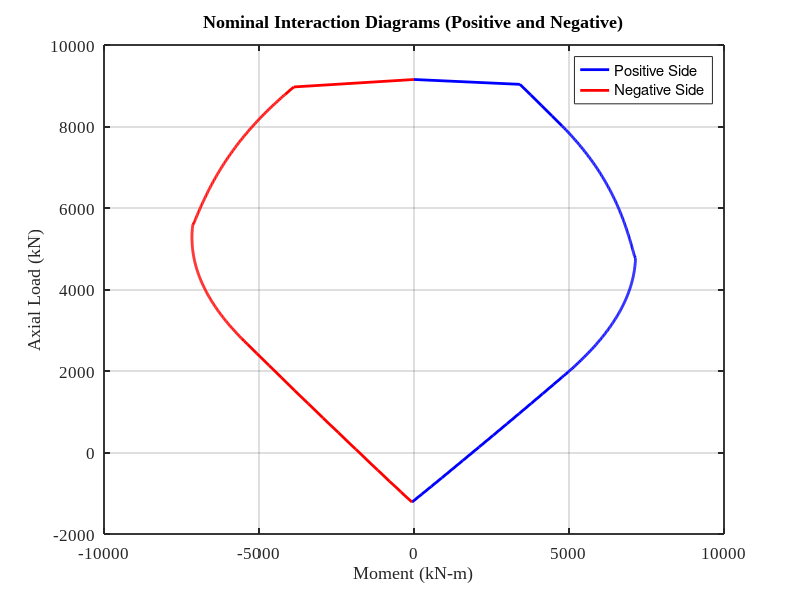
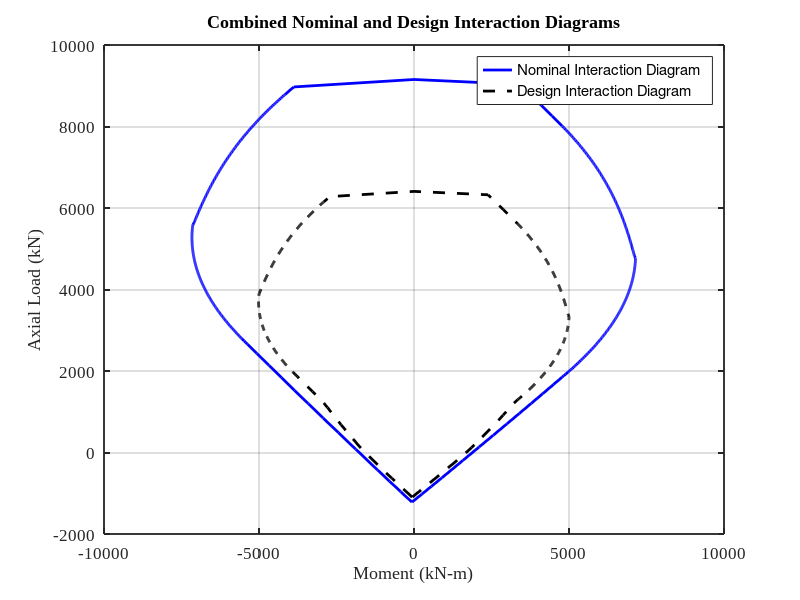

These charts were generated, in order, by the following MATLAB code: (Note: this script raises an error after producing the figures.)
% =========================================================================
% INTERACTION DIAGRAM GENERATOR FOR REINFORCED CONCRETE T-WALL SECTIONS
% =========================================================================
% 
% Author:  Victor Calderón (November 2019)
% Updated: Jefferson De la Cuba (February 2025) 
% ------------------------------------------------------------------------
% Academic/Professional Purpose: Generates nominal and design interaction 
% diagrams (P-M curves) for reinforced concrete T-walls per ACI 318. 
% Performs strain compatibility analysis and considers material nonlinearity.
%
% Inputs:
%   - Material Properties: 
%       • fpc = Concrete compressive strength [kg/cm²]
%       • fy = Steel yield strength [kg/cm²]
%       • Es = Steel elastic modulus [kg/cm²]
%   - Geometric Properties: 
%       • Cross-section dimensions (b_1, b_2, b_3, h_1, h_2, h_3) [cm]
%       • Reinforcement layout (As, eid arrays) [cm², cm]
%   - External Data: 
%       • C_M33.txt - Applied loads dataset [kN, kN-m] 
%         (Located in ../datasets directory)
% Outputs:
%   - PNG Figures: 
%       1. Nominal_Interaction_Diagram.png
%       2. Design_Interaction_Diagram.png 
%       3. Applied_Loads_Diagram.png
%   - Console: 
%       • Maximum axial capacity [kN]
%       • Validation messages for path handling


clear
close all
clc

%% Directory Configuration
[scriptPath, ~] = fileparts(mfilename('fullpath')); % Get current script path

% Configure output directory using path traversal
outputDir = fullfile(scriptPath, '..', 'outputs');
if ~exist(outputDir, 'dir')
    mkdir(outputDir);
    fprintf('Created output directory: %s\n', outputDir);
end

%% Interaction Diagram - T-Wall

% Element Properties
fpc = 210;           % Concrete compressive strength (kg/cm²)
beta_c = 0.85;       % Compression block factor for concrete
fy = 4200;           % Steel yield strength (kg/cm²)
Es = 2.0e+06;        % Modulus of elasticity of steel (kg/cm²)
ey = 0.0020;         % Steel yield strain (unit strain)
ecu = 0.003;         % Ultimate concrete compressive strain (per ACI-318)

% Geometric Properties (cm)
% Element 1: Top rectangle (smaller dimension)
% Element 2: Web
% Element 3: Bottom rectangle (larger dimension)
b_1 = 130;           % Width of Element 1 (cm)
b_2 = 10;            % Width of the web (cm)
b_3 = 172;           % Width of Element 3 (cm)
h_1 = 10;            % Height of Element 1 (cm)
h_2 = 285;           % Height of the web (cm)
h_3 = 10;            % Height of Element 3 (cm)
Ag = b_1*h_1 + b_2*h_2 + b_3*h_3;  % Gross area (cm²)

%% Reinforcement Distribution

n = 19;  % Number of reinforcement layers

% From top to bottom:
As = [9.41; 1.13; repmat(0.5,15,1); 1.13; 10.41];   % Reinforcement area per layer (cm²)
eid = [5; 5; 3; repmat(20,14,1); 2; 5];                % Spacing between bars (cm)
ei = [];  % Vertical positions of reinforcement (cm)

% Calculate cumulative vertical distances for reinforcement layers
for i = 1:length(eid)-1
    ei(1) = eid(1);
    ei = [ei, ei(i) + eid(i+1)];
end
ei = ei';

n_c = 1; % Increment for neutral axis depth

%% Compression Analysis

% Calculate the centroid of the gross section (from top to bottom)
y_c_1 = ((b_1*h_1^2)/2 + b_2*h_2*(h_1 + h_2/2) + b_3*h_3*(h_1 + h_2 + h_3/2)) / ...
        (b_1*h_1 + b_2*h_2 + b_3*h_3);
y_c_2 = (h_1 + h_2 + h_3) - y_c_1;

% Define the range for the neutral axis depth 'c' (cm)
c = 0.00001:n_c:(h_1+h_2+h_3) + 0.6*(h_1+h_2+h_3);  % Adjust this range as needed

e_i_a = [];  % Array to store strains in reinforcement layers

% Prepare arrays for the reversed reinforcement distribution (for the negative side)
As_2 = [];
ei_2 = [];
As_1 = As;  % Backup of the original reinforcement distribution

for i_3 = 0:length(As)-1
    As_2 = [As_2; As(n - i_3)];
    ei_2 = [ei_2; (h_1 + h_2 + h_3) - ei(n - i_3)];
end

flag = 0;

% Maximum compression load with stirrups (kN)
force_conversion = 101.97; % Conversion factor from kgf to kN
moment_conversion = 10197; % Conversion factor from kgf·cm to kN·m

P_n_max = 0.8 * (0.85 * fpc * (Ag - sum(As)) + fy * sum(As)) / force_conversion;  % (kN)
lim_1 = h_1;
lim_2 = h_1 + h_2;

while flag == 0 || flag == 1
    % Initialize arrays for each neutral axis depth iteration
    a = zeros(length(c),1);
    P_n = zeros(length(c),1);
    P_real = zeros(length(c),1);
    M_n = zeros(length(c),1);
    M_real = zeros(length(c),1);
    phi_Mn = zeros(length(c),1);
    phi_Pn = zeros(length(c),1);

    for i = 1:length(c)
        e_i = zeros(length(As),1);
        f_s = zeros(length(As),1);
        ms_i = zeros(length(As),1);

        a(i) = c(i) * beta_c;

        for i_1 = 1:length(As)
            % Calculate strain in the reinforcement bars
            e_i(i_1) = ecu * (ei(i_1) - c(i)) / c(i);
            % Note: Negative indicates compression; positive indicates tension

            % Calculate force in the reinforcement layer (kg)
            if abs(e_i(i_1)) > ey
                if e_i(i_1) > 0
                    f_s(i_1) = fy * As(i_1);
                else
                    f_s(i_1) = -fy * As(i_1);
                end
            else
                f_s(i_1) = Es * e_i(i_1) * As(i_1);
            end

            % Calculate the concrete compression force (kg)
            if a(i) < lim_1
                P_con = 0.85 * fpc * a(i) * b_1;
            elseif a(i) >= lim_1 && a(i) < lim_2
                P_con_1 = 0.85 * fpc * h_1 * b_1;
                P_con_2 = 0.85 * fpc * (a(i) - h_1) * b_2;
                P_con = P_con_1 + P_con_2;
            elseif a(i) >= lim_2
                P_con_1 = 0.85 * fpc * b_1 * h_1;
                P_con_2 = 0.85 * fpc * h_2 * b_2;
                P_con_3 = 0.85 * fpc * b_3 * (a(i) - (h_1 + h_2));
                P_con = P_con_1 + P_con_2 + P_con_3;
            end

            % Calculate the moment contribution from the reinforcement layer (kg-cm)
            ms_i(i_1) = f_s(i_1) * (y_c_1 - ei(i_1));
        end

        % Store the strains for this neutral axis depth
        e_i_a = [e_i_a; e_i'];

        % Calculate the nominal moment (M_n) in kN-m
        if a(i) < lim_1
            M_real(i) = (P_con * (y_c_1 - a(i)/2) - sum(ms_i)) / moment_conversion;
        elseif a(i) >= lim_1 && a(i) < lim_2
            M_real(i) = (P_con_1 * (y_c_1 - h_1/2) + P_con_2 * (y_c_1 - (a(i) + h_1)/2) - sum(ms_i)) / moment_conversion;
        elseif a(i) >= lim_2
            M_real(i) = (P_con_1 * (y_c_1 - h_1/2) + P_con_2 * (y_c_1 - (h_1 + h_2/2)) + ...
                         P_con_3 * (y_c_1 - (a(i) + h_1 + h_2)/2) - sum(ms_i)) / moment_conversion;
        end

        % Calculate the total axial force (P_n) in kN 
        % (compression is positive; tension is negative)
        P_real(i) = (P_con - sum(f_s)) / force_conversion;
        
        if P_n_max >= P_real(i)
            P_n(i) = P_real(i);
            M_n(i) = M_real(i);
        else
            M_n(i) = 0;
            P_n(i) = P_n_max;
        end
    end
    
    % Additional calculations for beam (viga) effects
    P_viga = 0.1 * fpc * Ag / force_conversion;  % (kN)
    M_b = max(M_n);
    p_1 = find(M_n == M_b);  % Index of maximum moment
    P_b = P_n(p_1);
    
    P_tran_1 = P_viga / 0.7;  % For walls with stirrups
    P_tran_2 = P_b / 0.7;
    
    P_tran = min(P_tran_1, P_tran_2);
    
    % Calculate phi factors and the design strengths
    for i_5 = 1:length(c)
        phi = 0.9 - 0.2 * P_n(i_5) / P_tran;
        if phi <= 0.7
            phi = 0.7;
        elseif phi >= 0.9
            phi = 0.9;
        end
        phi_Mn(i_5) = M_n(i_5) * phi;
        phi_Pn(i_5) = P_n(i_5) * phi;
    end
    
    % Store data from the positive and negative side iterations
    flag = flag + 1;
    
    if flag == 1  % First iteration: positive side
        M_n_pos = M_n;
        P_n_pos = P_n;
        e_i_a_pos = e_i_a;
        
        phi_Mn_pos = phi_Mn;
        phi_Pn_pos = phi_Pn;
        
        % Prepare for the negative side by reversing the reinforcement distribution and geometry
        As = As_2;
        ei = ei_2;
        h_1_r = h_1;
        h_2_r = h_2;
        h_3_r = h_3;
        h_1 = h_3_r;
        h_2 = h_2_r;
        h_3 = h_1_r;
        b_1_r = b_1;
        b_2_r = b_2;
        b_3_r = b_3;
        b_1 = b_3_r;
        b_2 = b_2_r;
        b_3 = b_1_r;
        y_c_1 = y_c_2;
        
    else  % Second iteration: negative side
        M_n_neg = -M_n;
        P_n_neg = P_n;
        e_i_a_neg = e_i_a;
        
        phi_Mn_neg = -phi_Mn;
        phi_Pn_neg = phi_Pn;
    end
end

% Reverse the positive side arrays for proper closure of the interaction diagram
M_n_pos_graf = [];
P_n_pos_graf = [];
phi_M_n_pos_graf = [];
phi_P_n_pos_graf = [];
n_3 = length(M_n_pos);

for i_4 = 0:n_3-1
    M_n_pos_graf = [M_n_pos_graf; M_n_pos(n_3 - i_4)];
    P_n_pos_graf = [P_n_pos_graf; P_n_pos(n_3 - i_4)];
    phi_M_n_pos_graf = [phi_M_n_pos_graf; phi_Mn_pos(n_3 - i_4)];
    phi_P_n_pos_graf = [phi_P_n_pos_graf; phi_Pn_pos(n_3 - i_4)];
end

% Concatenate the negative and positive parts of the diagram
M_n_graf = [M_n_neg; M_n_pos_graf];
P_n_graf = [P_n_neg; P_n_pos_graf];

phi_M_n_graf = [phi_Mn_neg; phi_M_n_pos_graf];
phi_P_n_graf = [phi_Pn_neg; phi_P_n_pos_graf];

%% Plotting the Interaction Diagrams

% Figure 1: Nominal Interaction Diagrams for Positive and Negative Sides
figure
plot(M_n_pos, P_n_pos, 'b-', 'LineWidth', 2, 'DisplayName', 'Positive Side')
hold on
plot(M_n_neg, P_n_neg, 'r-', 'LineWidth', 2, 'DisplayName', 'Negative Side')
grid on
xlabel('Moment (kN-m)', 'FontSize', 14, 'FontName', 'Times New Roman');
ylabel('Axial Load (kN)', 'FontSize', 14, 'FontName', 'Times New Roman');
title('Nominal Interaction Diagrams (Positive and Negative)', 'FontSize', 14, 'FontName', 'Times New Roman');
legend('Location','Best')
set(gca, 'LineWidth', 1.3, 'FontSize', 12, 'FontName', 'Times New Roman')

print(fullfile(outputDir, 'Nominal_Interaction_Diagram'), '-dpng', '-r300')
fprintf('Saved: Nominal_Interaction_Diagram.png\n');
close(gcf)  % Prevent memory buildup

% Figure 2: Combined Nominal and Design Interaction Diagrams
figure
plot(M_n_graf, P_n_graf, 'b-', 'LineWidth', 2, 'DisplayName', 'Nominal Interaction Diagram')
hold on
plot(phi_M_n_graf, phi_P_n_graf, 'k--', 'LineWidth', 2, 'DisplayName', 'Design Interaction Diagram')
grid on
xlabel('Moment (kN-m)', 'FontSize', 14, 'FontName', 'Times New Roman');
ylabel('Axial Load (kN)', 'FontSize', 14, 'FontName', 'Times New Roman');
title('Combined Nominal and Design Interaction Diagrams', 'FontSize', 14, 'FontName', 'Times New Roman');
legend('Location','Best')
set(gca, 'LineWidth', 1.3, 'FontSize', 12, 'FontName', 'Times New Roman')

print(fullfile(outputDir, 'Combined_Nominal_and_Design_Interaction_Diagrams'), '-dpng', '-r300')
fprintf('Saved: Combined_Nominal_and_Design_Interaction_Diagrams.png\n');
close(gcf)  % Prevent memory buildup

%% Applied Loads on the Wall

% Define relative paths for the dataset and outputs folders
datasetDir = fullfile('..', 'datasets');
outputDir  = fullfile('..', 'outputs');

% Load applied load data (assumed to be in the "datasets" folder)
data = load(fullfile(datasetDir, 'C_M33.txt'));
P_u_M33 = data(:,1);  % Applied axial loads (kN)
M_u_M33 = data(:,2);  % Applied moments (kN-m)
sz = 15;              % Marker size for the scatter plot

x_lim = 2*10^3;       % x-axis limit for moment (kN-m)
y_lim_sup = 2*10^3;   % Upper y-axis limit for axial load (kN)
y_lim_inf = 0.5*10^3; % Lower y-axis limit for axial load (kN)

figure
p1 = plot(M_n_graf, P_n_graf, 'Color', [0 0.8 1], 'LineWidth', 2, 'DisplayName', 'Nominal Interaction Diagram');
hold on
p2 = plot(phi_M_n_graf, phi_P_n_graf, '--', 'Color', [0 0.8 1], 'LineWidth', 2, 'DisplayName', 'Design Interaction Diagram');
hold on
p3 = scatter(M_u_M33, P_u_M33, sz, 'MarkerEdgeColor', [0.7 0.7 0.7], ...
    'MarkerFaceColor', [0.7 0.7 0.7], 'LineWidth', 0.01, 'DisplayName', 'Applied Loads');
hold on
% Plot zero axial load and zero moment reference lines
plot([-x_lim x_lim], [0 0], 'k', 'LineWidth', 0.9)
plot([0 0], [-y_lim_inf y_lim_sup], 'k', 'LineWidth', 0.9)
grid on
xticks(-x_lim:10^3:x_lim);
yticks(-y_lim_inf:0.5*10^3:y_lim_sup);
xlabel('Moment (kN-m)', 'FontSize', 14, 'FontName', 'Times New Roman');
ylabel('Axial Load (kN)', 'FontSize', 14, 'FontName', 'Times New Roman');
title('Interaction Diagram with Applied Loads', 'FontSize', 14, 'FontName', 'Times New Roman');
ytickformat('%.1f')  % Format tick labels on the y-axis
ax = gca;
ax.YAxis.Exponent = 3; % Set exponent for y-axis tick labels
ax.XAxis.Exponent = 3; % Set exponent for x-axis tick labels
box off
set(gca, 'LineWidth', 1.3, 'FontSize', 12, 'FontName', 'Times New Roman')
axis([-x_lim x_lim -y_lim_inf y_lim_sup])
legend('show', 'Location', 'Best')

print(fullfile(outputDir, 'Interaction_Diagram_with_Applied_Loads'), '-dpng', '-r300')
fprintf('Saved: Interaction_Diagram_with_Applied_Loads.png\n');
close(gcf)  % Prevent memory buildup

%% Calculation of Maximum Axial Load
Pu_Nch = Ag * fpc * 0.3 / force_conversion;  % Maximum axial load (kN)
%% Final Outputs
fprintf('\nMaximum Axial Capacity: %.2f kN\n', Pu_Nch);
fprintf('All outputs saved to: %s\n', outputDir);
